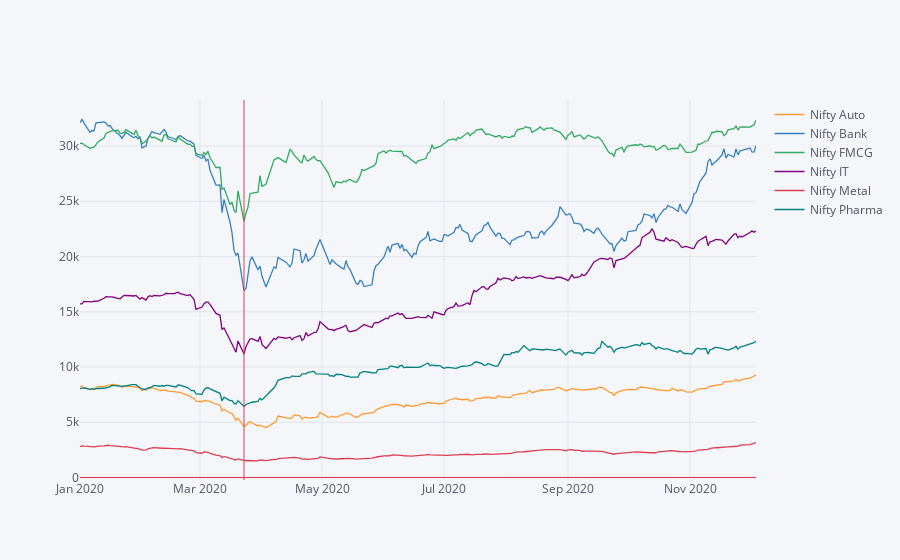

The cell this chart's notebook holds for it:
### Markdown cell above
## Lock down impact on Nifty Index

### Code cell
## Red line shows the first day of the first phase of Lockdown in india.
fig = df.iplot(asFigure=True, hline=[2,4], vline=['2020-03-23'])
fig.show()

### Figure 1 — Plotly figure (JSON) as saved in the notebook; plotly's stock layout.template omitted (floating-point values rounded to 4 significant figures; data arrays with more than 128 entries replaced by an {"elided": "..."} marker saying what was removed)
{"data": [{"line": {"color": "rgba(255, 153, 51, 1.0)", "dash": "solid", "shape": "linear", "width": 1.3}, "mode": "lines", "name": "Nifty Auto", "text": "", "type": "scatter", "x": {"elided": "234 str values"}, "y": {"elided": "234 float values"}}, {"line": {"color": "rgba(55, 128, 191, 1.0)", "dash": "solid", "shape": "linear", "width": 1.3}, "mode": "lines", "name": "Nifty Bank", "text": "", "type": "scatter", "x": {"elided": "234 str values"}, "y": {"elided": "234 float values"}}, {"line": {"color": "rgba(50, 171, 96, 1.0)", "dash": "solid", "shape": "linear", "width": 1.3}, "mode": "lines", "name": "Nifty FMCG", "text": "", "type": "scatter", "x": {"elided": "234 str values"}, "y": {"elided": "234 float values"}}, {"line": {"color": "rgba(128, 0, 128, 1.0)", "dash": "solid", "shape": "linear", "width": 1.3}, "mode": "lines", "name": "Nifty IT", "text": "", "type": "scatter", "x": {"elided": "234 str values"}, "y": {"elided": "234 float values"}}, {"line": {"color": "rgba(219, 64, 82, 1.0)", "dash": "solid", "shape": "linear", "width": 1.3}, "mode": "lines", "name": "Nifty Metal", "text": "", "type": "scatter", "x": {"elided": "234 str values"}, "y": {"elided": "234 float values"}}, {"line": {"color": "rgba(0, 128, 128, 1.0)", "dash": "solid", "shape": "linear", "width": 1.3}, "mode": "lines", "name": "Nifty Pharma", "text": "", "type": "scatter", "x": {"elided": "234 str values"}, "y": {"elided": "234 float values"}}], "layout": {"legend": {"bgcolor": "#F5F6F9", "font": {"color": "#4D5663"}}, "paper_bgcolor": "#F5F6F9", "plot_bgcolor": "#F5F6F9", "shapes": [{"line": {"color": "#db4052", "dash": "solid", "width": 1}, "type": "line", "x0": 0, "x1": 1, "xref": "paper", "y0": 2, "y1": 2, "yref": "y"}, {"line": {"color": "#db4052", "dash": "solid", "width": 1}, "type": "line", "x0": 0, "x1": 1, "xref": "paper", "y0": 4, "y1": 4, "yref": "y"}, {"line": {"color": "#db4052", "dash": "solid", "width": 1}, "type": "line", "x0": "2020-03-23", "x1": "2020-03-23", "xref": "x", "y0": 0, "y1": 1, "yref": "paper"}], "title": {"font": {"color": "#4D5663"}}, "xaxis": {"gridcolor": "#E1E5ED", "showgrid": true, "tickfont": {"color": "#4D5663"}, "title": {"font": {"color": "#4D5663"}, "text": ""}, "zerolinecolor": "#E1E5ED"}, "yaxis": {"gridcolor": "#E1E5ED", "showgrid": true, "tickfont": {"color": "#4D5663"}, "title": {"font": {"color": "#4D5663"}, "text": ""}, "zerolinecolor": "#E1E5ED"}}}
